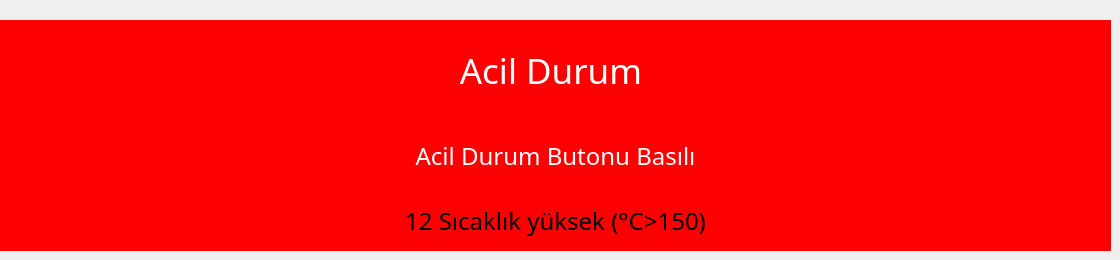
          <widget class="QWidget" name="detailsBottomEmergency">
           <widget class="QLabel" name="laFault11">
            <property name="geometry">
             <rect>
              <x>0</x>
              <y>120</y>
              <width>1111</width>
              <height>71</height>
             </rect>
            </property>
            <property name="font">
             <font>
              <family>Arial Black</family>
              <pointsize>18</pointsize>
              <weight>10</weight>
              <italic>false</italic>
              <bold>false</bold>
             </font>
            </property>
            <property name="styleSheet">
             <string notr="true">background-color: rgb(255, 0, 0);

font: 87 18pt &quot;Arial Black&quot;;
color: rgb(255, 255, 255);</string>
            </property>
            <property name="text">
             <string>Acil Durum Butonu Basılı</string>
            </property>
            <property name="alignment">
             <set>Qt::AlignCenter</set>
            </property>
           </widget>
           <widget class="QLabel" name="laFault11_2">
            <property name="geometry">
             <rect>
              <x>0</x>
              <y>20</y>
              <width>1111</width>
              <height>101</height>
             </rect>
            </property>
            <property name="font">
             <font>
              <family>Arial Black</family>
              <pointsize>26</pointsize>
              <weight>10</weight>
              <italic>false</italic>
              <bold>false</bold>
             </font>
            </property>
            <property name="styleSheet">
             <string notr="true">background-color: rgb(255, 0, 0);

font: 87 26pt &quot;Arial Black&quot;;
color: rgb(255, 255, 255);</string>
            </property>
            <property name="text">
             <string>Acil Durum </string>
            </property>
            <property name="alignment">
             <set>Qt::AlignCenter</set>
            </property>
           </widget>
           <widget class="QLabel" name="laFault12">
            <property name="enabled">
             <bool>true</bool>
            </property>
            <property name="geometry">
             <rect>
              <x>0</x>
              <y>190</y>
              <width>1111</width>
              <height>61</height>
             </rect>
            </property>
            <property name="font">
             <font>
              <family>Arial Black</family>
              <pointsize>18</pointsize>
              <weight>10</weight>
              <italic>false</italic>
              <bold>false</bold>
             </font>
            </property>
            <property name="styleSheet">
             <string notr="true">font: 87 18pt &quot;Arial Black&quot;;
background-color: rgb(255, 0, 0);</string>
            </property>
            <property name="text">
             <string>12 Sıcaklık yüksek (°C&gt;150)</string>
            </property>
            <property name="textFormat">
             <enum>Qt::AutoText</enum>
            </property>
            <property name="alignment">
             <set>Qt::AlignCenter</set>
            </property>
           </widget>
          </widget>
